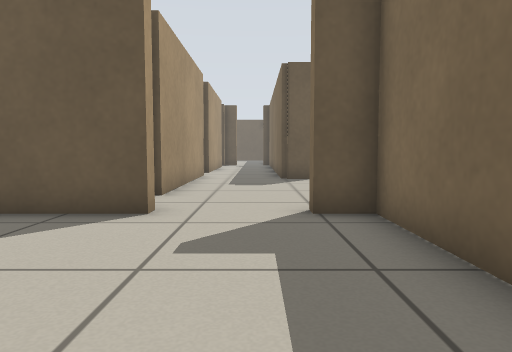
[1] (above)

24 first-person views from a walk through a Stage world. The camera is 0.5 m above the floor, tilts 4° down and sees 70° across. The lines on the ground mark 1 m squares. The floor is counted in squares, 0.5 m on a side. Each view is taken from the middle of a square. On the plan, view 1 faces up. The plan holds only what a view shows up to about 13 squares ahead; the rest is blank. The place goes on beyond the plan. Robots are left out.

[2]
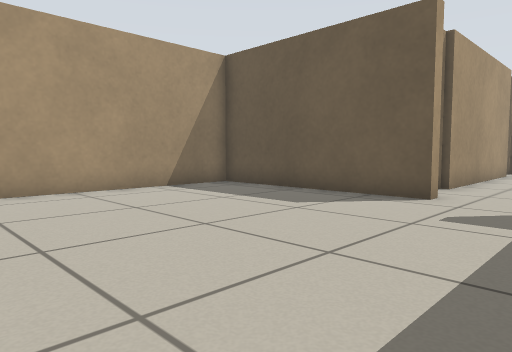

[3]
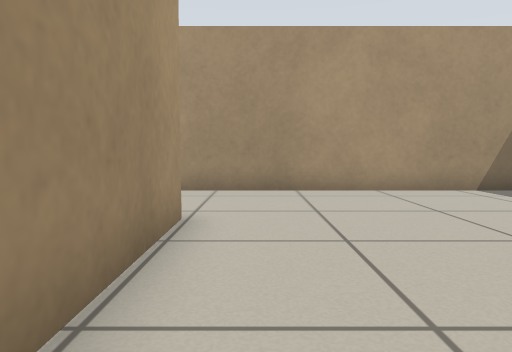

[4]
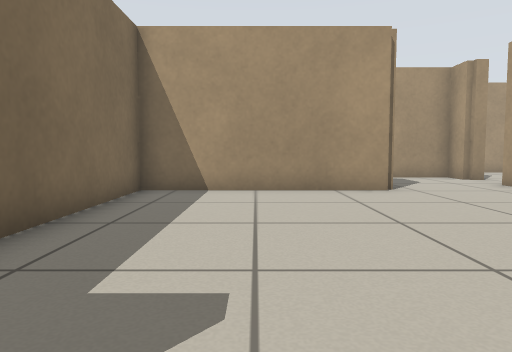

[5]
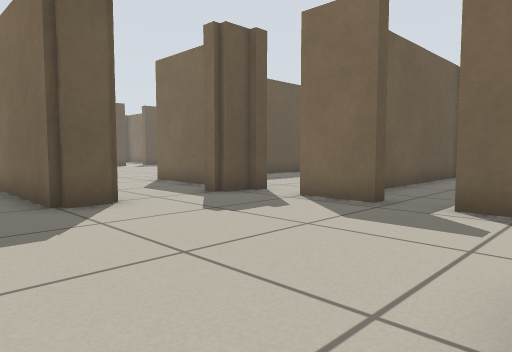

[6]
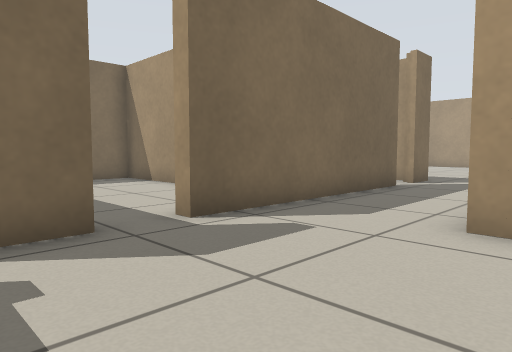

[7]
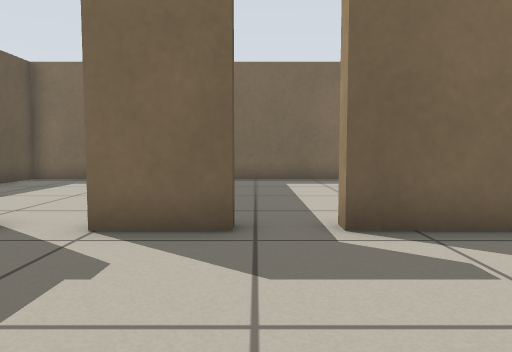

[8]
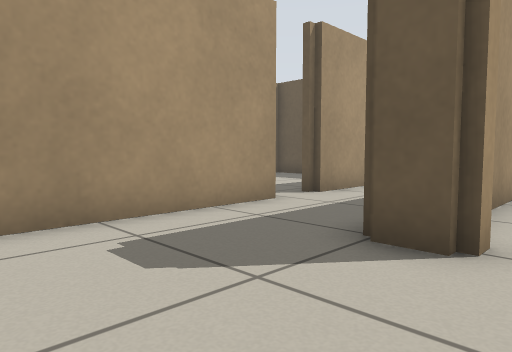

[9]
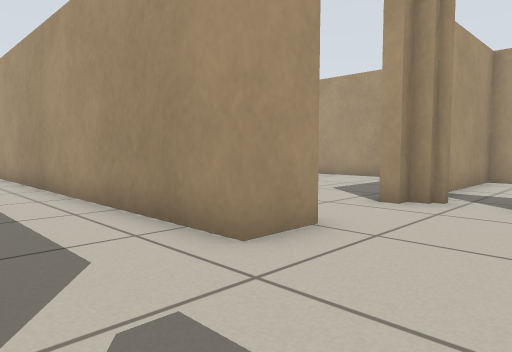

[10]
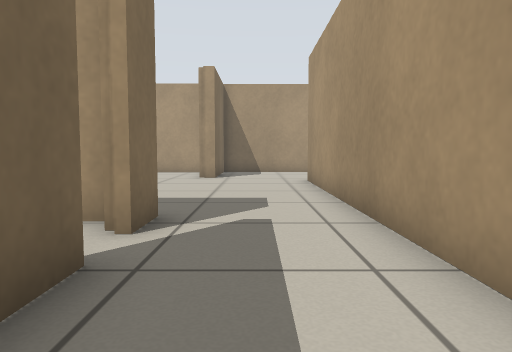

[11]
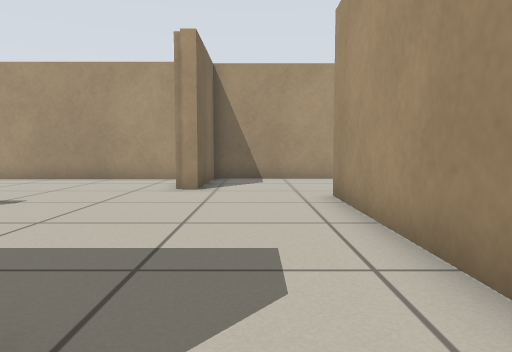

[12]
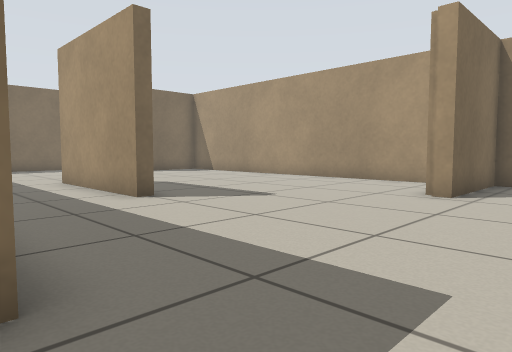

[13]
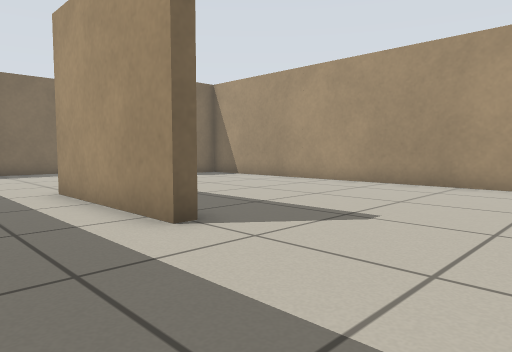

[14]
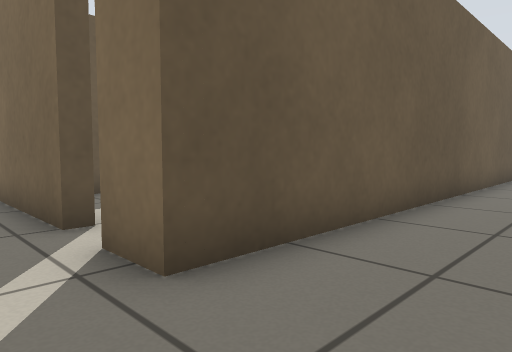

[15]
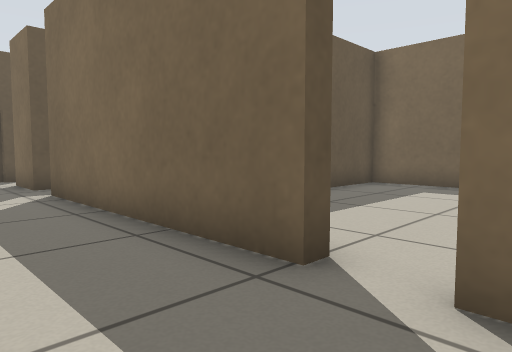

[16]
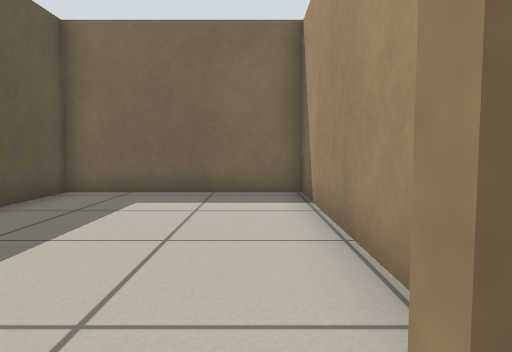

[17]
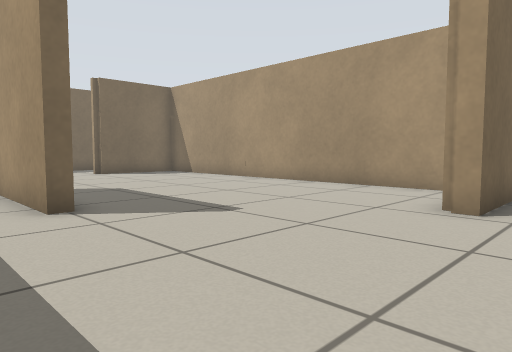

[18]
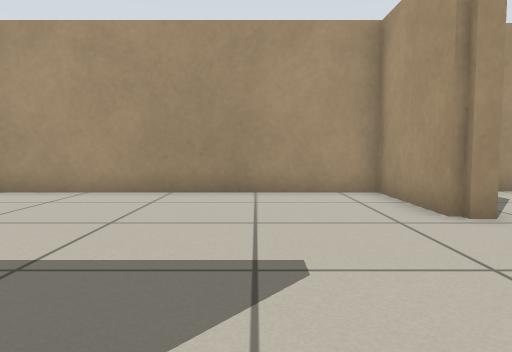

[19]
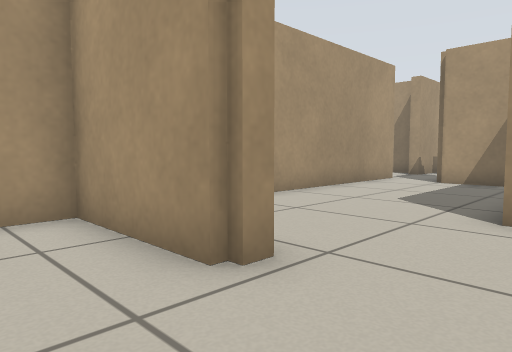

[20]
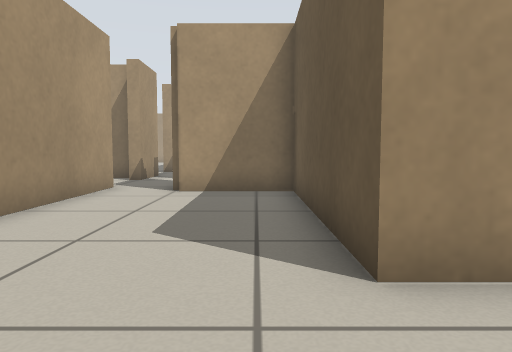

[21]
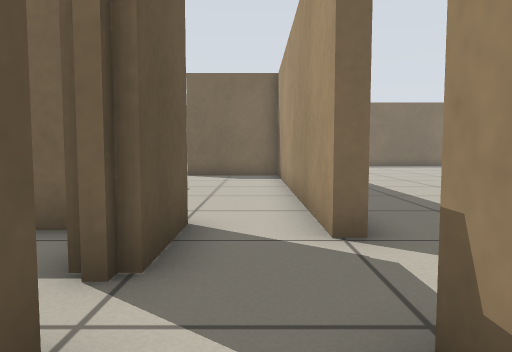

[22]
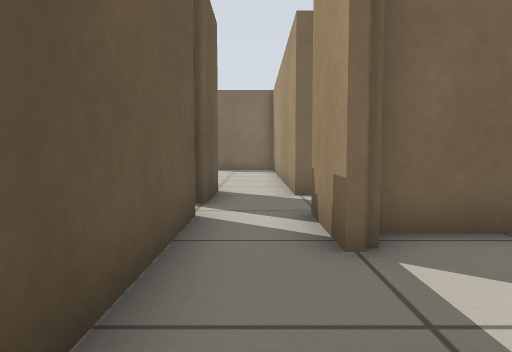

[23]
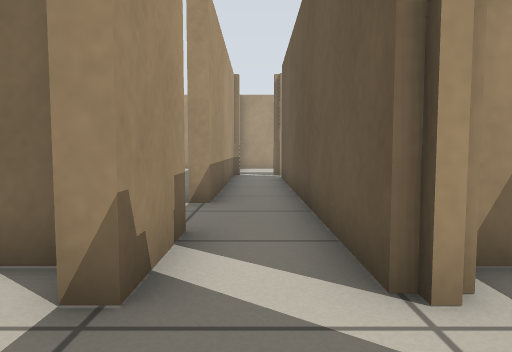

[24]
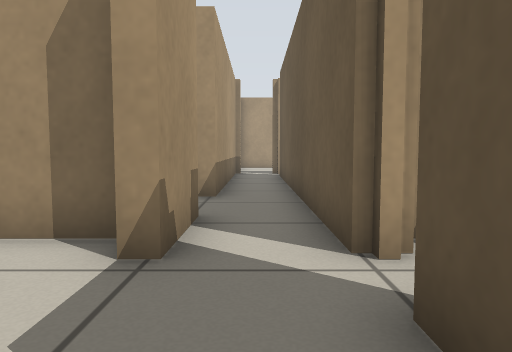

### Floor plan
Points are (right, up) in squares from view 1. A wall is a line through its corners. A room is listed if a view was taken in it or the views show most of it. See-through windows are left out.
Room 1 (views 1, 2, 3, 4, 5)
walls: (-4.4, -3.1) (1.9, -3.1) (1.9, 5.7) (0.9, 5.7) (0.9, 6.1); (-1.7, 6.1) (-1.7, 5.7) (-8.1, 5.7) (-8.1, -4.5); (-2.1, 6.5) (-2.1, 6.1)
ways out: opening at (-0.5, 6) to room 2; opening at (-6, -3.5)
Room 2 (views 6, 7, 8, 9, 10, 11, 12, 15, 16)
walls: (0.9, 6.1) (2.3, 6.1) (2.3, -1.6); (6, 9.3) (5.5, 9.3) (5.5, 11.1); (2.1, 13.4) (2.1, 12.7) (0.9, 12.7) (0.9, 16.5); (5.5, 12.7) (4.5, 12.7) (4.5, 13.4); (5.9, 12.5) (5.4, 12.5); (5.5, 14.5) (5.5, 16.5); (-2.1, 14.8) (-2.1, 8); (1.5, 16.5) (1.5, 16); (6, 0.9) (5.5, 0.9) (5.5, 7.9) (6, 7.9); (5.5, -1.5) (5.5, -0.2)
ways out: opening at (-0.5, 6) to room 1; opening at (4, -1) to room 3; opening at (5.5, 9) to room 7; opening at (5.5, 12); opening at (6, 0); gap at (-2, 15.5)
Room 3 (views 13, 14, 17, 18, 19)
walls: (10.3, -5.1) (10.3, -4.7) (15.1, -4.7); (5.5, -9.3) (6.1, -9.3) (6.1, -12.7) (15.1, -12.7); (15.5, -1.5) (5.5, -1.5); (2.3, -1.6) (2.3, -8.1)
ways out: opening at (4, -1) to room 2; opening at (4, -9) to room 4; gap at (15, -5)
Room 4 (view 20)
walls: (2.3, -8.1) (-3.9, -8.1) (-3.9, -11.1); (-3.4, -12.9) (5.5, -12.9) (5.5, -9.3)
ways out: opening at (4, -9) to room 3; opening at (-4, -12) to room 6
Room 5 (views 21, 22)
walls: (-9.5, -12.9) (-7.3, -12.9); (-16.5, -12.9) (-11.9, -12.9) (-11.9, -13.4); (-7.4, -11.1) (-16.5, -11.1)
ways out: opening at (-8.5, -12) to room 6; opening at (-10.5, -13)
Room 6 (views 23, 24)
walls: (-7.3, -12.9) (-7.3, -13.4); (-4.9, -13.4) (-4.9, -12.9) (-3.4, -12.9); (-3.9, -11.1) (-6.1, -11.1)
ways out: opening at (-4, -12) to room 4; opening at (-8.5, -12) to room 5; opening at (-6, -13)
Room 7 (no view inside)
walls: (10.5, 4.9) (13.7, 4.9) (13.7, 9.8); (13.4, 10.3) (7.9, 10.3)
ways out: opening at (5.5, 9) to room 2

Where each view was taken, in squares from view 1:
view 1: 0 up, 0 right, facing up
view 2: 2 down, 1 right, facing up-left
view 3: 2 down, 1 right, facing left
view 4: 6 up, 1 left, facing down
view 5: 6 up, 1 left, facing up-right
view 6: 11 up, 1 right, facing down-right
view 7: 9 up, 1 right, facing right
view 8: 9 up, 3 right, facing up-left
view 9: 9 up, 5 right, facing down-left
view 10: 4 up, 4 right, facing down
view 11: 0 up, 4 right, facing down
view 12: 1 down, 3 right, facing down-right
view 13: 2 down, 6 right, facing down-right
view 14: 4 down, 4 right, facing up-right
view 15: 1 down, 3 right, facing up-right
view 16: 0 up, 5 right, facing right
view 17: 3 down, 4 right, facing down-right
view 18: 4 down, 9 right, facing down
view 19: 7 down, 8 right, facing down-left
view 20: 9 down, 5 right, facing left
view 21: 12 down, 9 left, facing right
view 22: 12 down, 13 left, facing right
view 23: 12 down, 5 left, facing left
view 24: 12 down, 4 left, facing left
